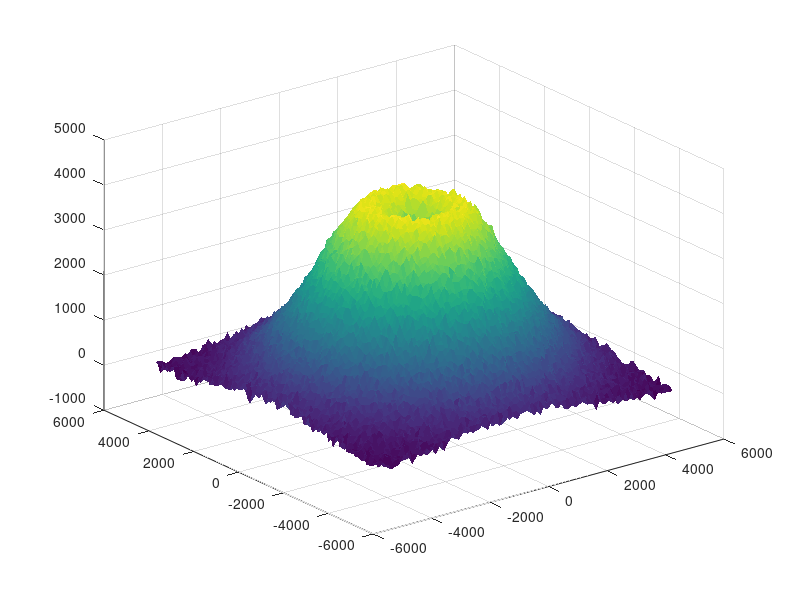

The MATLAB source for this figure: (Note: this script raises an error after producing the figure.)
clc; clear; close all;

% volcan
[x, y] = meshgrid(-5:0.1:5, -5:0.1:5); 
r = sqrt(x.^2 + y.^2); 
z = exp(-0.1*r.^2) * 5 - 2*exp(-r.^2); 
z = z + 0.07*randn(size(z)); 

surf(x*1000, y*1000, z*1000, 'EdgeColor', 'none'); 
colormap(parula); 
axis equal 
xlabel('X (m)') 
ylabel('Y (m)') 
zlabel('Altura (m)') 
title('Modelo 3D de un volcán con trayectorias de proyectiles') 
lighting phong 
camlight headlight 
hold on 

% proyectiles 3d
n = 50; % número de proyectiles
v = [25, 50, 75, 100,125,150,175,200]; % velocidades posibles
g = 9.81; 
h0 = 5400; % altura del volcán
k = 0.02; % coeficiente de resistencia del aire

colores = [ 
    251 116 168; 
    252 172 57; 
    251 149 1; 
    218 43 66; 
    245 77 233 
    ] / 255; 

distancias = zeros(1,n); % para guardar distancias finales

for i = 1:n 
    v0 = v(randi(length(v))); % velocidad inicial aleatoria 
    theta = rand * 70 + 10; % ángulo de elevación
    phi = rand * 360; % ángulo azimutal 
    
    % componentes de velocidad 
    vx = v0 * cosd(theta) * cosd(phi); 
    vy = v0 * cosd(theta) * sind(phi); 
    vz = v0 * sind(theta); 
    
    % tiempo de vuelo
    coef = [0.5*g, -vz, -h0]; 
    t_sol = roots(coef); 
    t_vuelo = max(t_sol); 

    f = @(t) h0 + (vz + g/k)/k * (1 - exp(-k*t)) - g*t/k;
    t_vuelo_r = fzero(f, t_vuelo); 
    
    % trayectoria temporal 
    t = linspace(0, t_vuelo_r, 200); 
    X= (vx/k) * (1 - exp(-k*t));
    Y = (vy/k) * (1 - exp(-k*t));
    Z = h0 + (vz + g/k)/k * (1 - exp(-k*t)) - g*t/k;
    
    % guardar distancia final
    distancias(i) = sqrt(X(end)^2 + Y(end)^2);
    
    % color
    color = colores(mod(i-1, size(colores,1)) + 1, :); 
    % graficar trayectoria 
    plot3(X, Y, Z, '--o', ... 
        'Color', color, ... 
        'MarkerFaceColor', color, ... 
        'MarkerEdgeColor', [0,0,0], ... 
        'LineWidth', 0.5); 
    
    disp(['Trayectoria ', num2str(i), ...
        ': v0 = ', num2str(v0), ' m/s, elev = ', num2str(theta, '%.2f'), ...
        '°, azim = ', num2str(phi, '%.2f'), '°']); 
end 

% anillo riesgo
anillo_colores = [1 0 0; 1 0.5 0; 1 1 0; 0 1 0]; % RGB para rojo naranja amarillo verde

% radio de anillos
R1 = 0.5 * max(distancias);    % 50% del max
R2 = 0.75 * max(distancias);   % 75% del max
R3 = 0.95 * max(distancias);   % 95% del max
R_max = 1.4 * max(distancias); % verde: expande más allá

radios_internos = [0, R1, R2, R3];
radios_externos = [R1, R2, R3, R_max];

theta_circ = linspace(0, 2*pi, 200);

for j = 1:4
    x_patch = [radios_internos(j)*cos(theta_circ), fliplr(radios_externos(j)*cos(theta_circ))];
    y_patch = [radios_internos(j)*sin(theta_circ), fliplr(radios_externos(j)*sin(theta_circ))];
    z_patch = zeros(size(x_patch))+5000; % puede subirse para que quede sobre el volcán

    patch(x_patch, y_patch, z_patch, anillo_colores(j,:), ...
          'FaceAlpha', 0.5, 'EdgeColor', [0 0 0], 'LineWidth', 1.2);
end

legend(arrayfun(@(i) sprintf('Trayectoria %d', i), 1:n, 'UniformOutput', false))
view(45,30)
